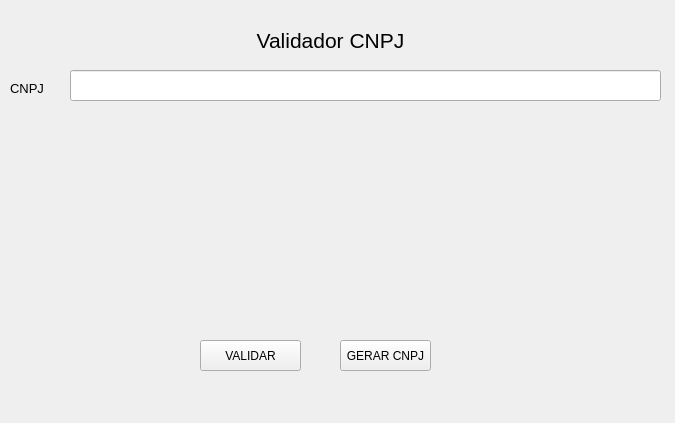
<?xml version="1.0" encoding="UTF-8"?>
<ui version="4.0">
 <class>MainWindow</class>
 <widget class="QMainWindow" name="MainWindow">
  <property name="geometry">
   <rect>
    <x>0</x>
    <y>0</y>
    <width>675</width>
    <height>423</height>
   </rect>
  </property>
  <property name="windowTitle">
   <string>MainWindow</string>
  </property>
  <widget class="QWidget" name="centralwidget">
   <widget class="QPushButton" name="pushButton">
    <property name="geometry">
     <rect>
      <x>340</x>
      <y>340</y>
      <width>91</width>
      <height>31</height>
     </rect>
    </property>
    <property name="text">
     <string>GERAR CNPJ</string>
    </property>
   </widget>
   <widget class="QPushButton" name="pushButton_2">
    <property name="geometry">
     <rect>
      <x>200</x>
      <y>340</y>
      <width>101</width>
      <height>31</height>
     </rect>
    </property>
    <property name="text">
     <string>VALIDAR</string>
    </property>
   </widget>
   <widget class="QLineEdit" name="lineEdit">
    <property name="geometry">
     <rect>
      <x>70</x>
      <y>70</y>
      <width>591</width>
      <height>31</height>
     </rect>
    </property>
   </widget>
   <widget class="QLabel" name="label">
    <property name="geometry">
     <rect>
      <x>10</x>
      <y>20</y>
      <width>641</width>
      <height>41</height>
     </rect>
    </property>
    <property name="font">
     <font>
      <pointsize>16</pointsize>
     </font>
    </property>
    <property name="text">
     <string>Validador CNPJ</string>
    </property>
    <property name="alignment">
     <set>Qt::AlignCenter</set>
    </property>
   </widget>
   <widget class="QLabel" name="label_2">
    <property name="geometry">
     <rect>
      <x>10</x>
      <y>80</y>
      <width>71</width>
      <height>16</height>
     </rect>
    </property>
    <property name="font">
     <font>
      <pointsize>10</pointsize>
     </font>
    </property>
    <property name="text">
     <string>CNPJ</string>
    </property>
   </widget>
  </widget>
 </widget>
 <resources/>
 <connections/>
</ui>
